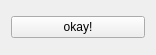
<?xml version="1.0" encoding="UTF-8"?>
<ui version="4.0">
 <class>OkayForm</class>
 <widget class="QWidget" name="OkayForm">
  <property name="geometry">
   <rect>
    <x>0</x>
    <y>0</y>
    <width>156</width>
    <height>55</height>
   </rect>
  </property>
  <property name="windowTitle">
   <string>Form</string>
  </property>
  <layout class="QVBoxLayout" name="verticalLayout">
   <item>
    <widget class="QPushButton" name="okay_button">
     <property name="text">
      <string>okay!</string>
     </property>
    </widget>
   </item>
  </layout>
 </widget>
 <resources/>
 <connections/>
</ui>
